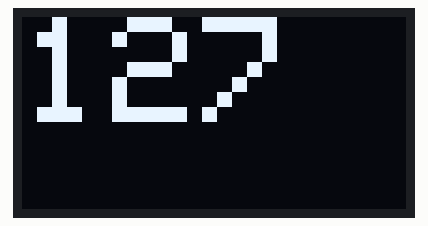
Bench run of a sketch on a simulated Arduino Uno, built with avr-gcc and run on an emulated ATmega328P. On the bench: 128×64 one-colour display.

Above: at 0.2 s.

The sketch:

Oled_Display_I2C.ino
```cpp
//#include <Adafruit_GFX.h>  // Include core graphics library for the display
#include <Adafruit_SSD1306.h>  // Include Adafruit_SSD1306 library to drive the display

Adafruit_SSD1306 display(128, 64);  // Create display

//#include <Fonts/FreeMonoBold12pt7b.h>  // Add a custom font
//#include <Fonts/FreeMono9pt7b.h>  // Add a custom font

byte midiCh = 127;

void setup() {

  /////////////////////////////////////////////
  // DISPLAY

  delay(100);  // This delay is needed to let the display to initialize
  display.begin(SSD1306_SWITCHCAPVCC, 0x3C);  // Initialize display with the I2C address of 0x3C
  //display.begin(SSD1306_SWITCHCAPVCC, 0x7A);  // Initialize display with the I2C address of 0x3C
  display.clearDisplay();  // Clear the buffer
  display.setTextColor(WHITE);  // Set color of the text
  display.setRotation(0);  // Set orientation. Goes from 0, 1, 2 or 3
  display.setTextWrap(true);  // By default, long lines of text are set to automatically “wrap” back to the leftmost column.
  // To override this behavior (so text will run off the right side of the display - useful for
  // scrolling marquee effects), use setTextWrap(false). The normal wrapping behavior is restored
  // with setTextWrap(true).
  display.dim(0);  //Set brightness (0 is maximun and 1 is a little dim)

  display.clearDisplay();  // Clear the display so we can refresh
  display.setTextSize(5);
  //  display.setFont(&FreeMonoBold12pt7b);  // Set a custom font
  //display.setFont(&FreeMono9pt7b);  // Set a custom font
  //display.setFont(&FreeSansBoldOblique9pt7b);  // Set a custom font
  // Print variable with left alignment:
  display.setCursor(0, 0);  // posição onde vai começar a ser mostrado na tela (x,y)
  //display.println(Variable1);  // Text or value to print
  display.print(midiCh);  // Text or value to print
  display.display();  // Print everything we set previously


}

void loop() {
  // put your main code here, to run repeatedly:

}

/////////////////////////////////////////////
// imprime o valor no display
void printChannel(int n) {

  display.setCursor(0, 60);  // posição onde vai começar a ser mostrado na tela (x,y)
  display.clearDisplay();  // Clear the display so we can refresh

  if (n < 10) {
    display.print("0"); // insere um zero se for menor que 10
    //display.display();
  }

  // Print text:
  display.print(n);  // Imprime no display
  display.display();


}
```
